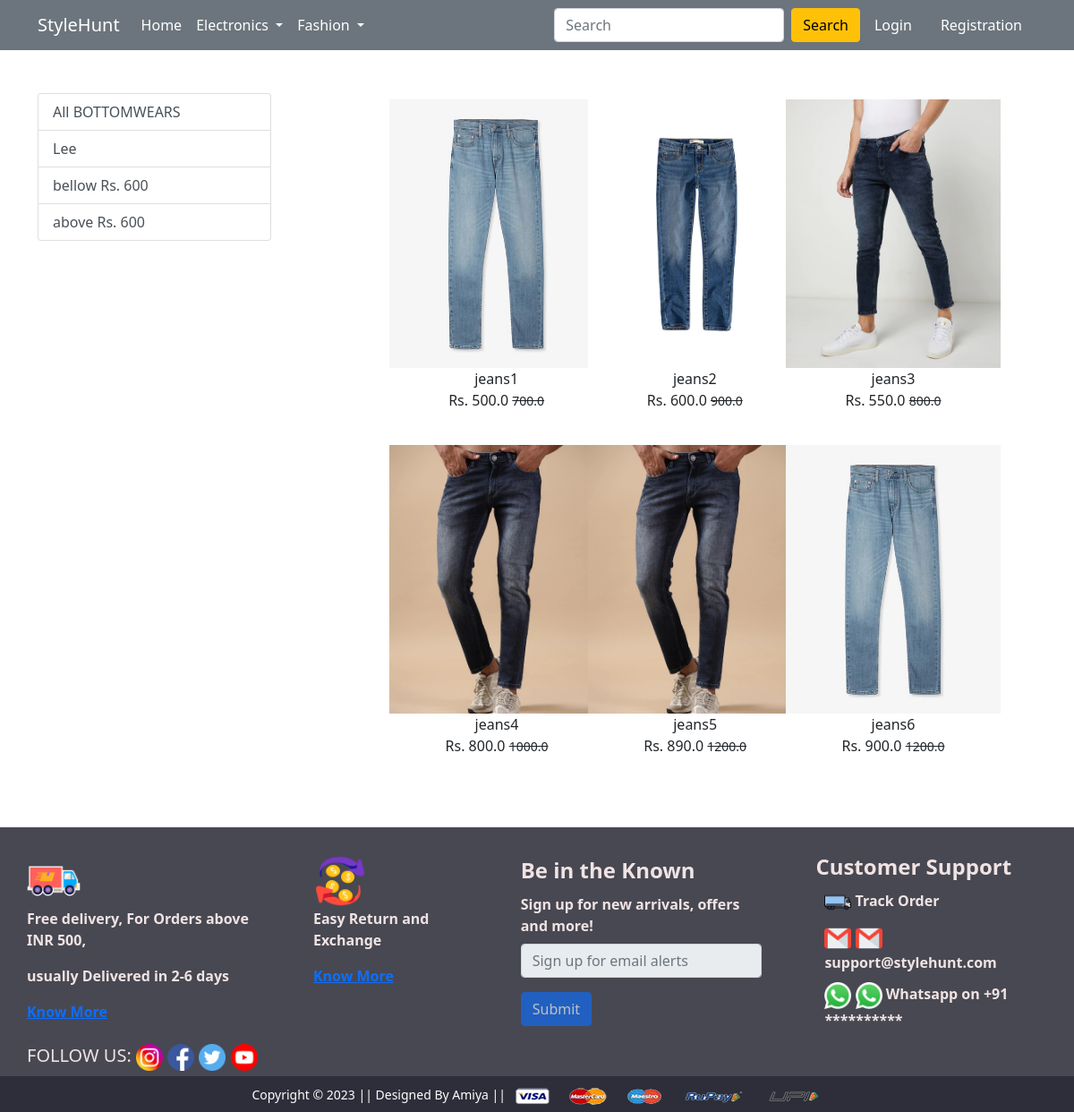
The app's page /bottomwear/ with its own data.
### app/models.py (models this page shows, shortened)
class Product(models.Model):
    titel=models.CharField(max_length=100)
    selling_price=models.FloatField()
    discounted_price=models.FloatField()
    description=models.TextField()
    brand=models.CharField(max_length=100)
    category=models.CharField(choices=CATEGORY__CHOICES,max_length=2)
    product_image=models.ImageField(upload_to="productimg")

### app/views.py (the view)
# urls.py: path('bottomwear/', views.bottomwear, name='bottomwear'),
def bottomwear(request,data=None):
    totalitem=0
    if data==None:
        bottomwears=Product.objects.filter(category='BT')
    elif data=='Lee'or data=='' or data=='':
        bottomwears=Product.objects.filter(category='BT').filter(brand=data)
    elif data=='bellow':
        bottomwears= Product.objects.filter(category='BT').filter(discounted_price__lt=600)
    elif data=='above':
        bottomwears= Product.objects.filter(category='BT').filter(discounted_price__gt=600)
    if request.user.is_authenticated:
        totalitem=len(Cart.objects.filter(user=request.user))
    return render(request, 'app/bottomwear.html',{'bottomwears':bottomwears,'totalitem':totalitem})

### app/templates/app/bottomwear.html (shortened to what this page needs)
{% extends 'app/base.html' %}
{% load static %}
{% block main-content %}
<div class="container my-5">
 <div class="row">
  <div class="col-sm-3">
    <div class="list-group">
   <a href="{% url 'bottomwear' %}" class="list-group-item list-group-item-action " aria-current="true">
     All BOTTOMWEARS
   </a>
   <a href="{% url 'bottomweardata' 'Lee' %}" class="list-group-item list-group-item-action " aria-current="true">Lee</a>
   <a href="{% url 'bottomweardata' 'bellow' %}" class="list-group-item list-group-item-action "aria-current="true">bellow Rs. 600</a>
   <a href="{% url 'bottomweardata' 'above' %}" class="list-group-item list-group-item-action "aria-current="true">above Rs. 600</a>
 </div>
  </div>
  <div class="col-sm-7 offset-sm-1">
    <div class="row">
      {% for product in bottomwears %}
      <div class="col-sm-4 text-center mb-4    ">
        <a href="{% url 'product-detail' product.id %}"
        class="btn">
        <div class="item">
          <img src="{{product.product_image.url}}" alt="" height="300">
          <div class="fw_bold">{{product.titel}}
          </div>
          <div class="fw_bold">Rs. {{product.discounted_price}}
            <small class="fw-light text-decoration-line-through">{{product.selling_price}}</small>
          </div>
        </div>
      </a>
    </div>
     {% endfor %}
    </div>
  </div>
 </div>
</div>
{% endblock main-content %}

### records on screen
Product: product_image (picture), titel "jeans1", discounted_price "500.0", selling_price "700.0"
Product: product_image (picture), titel "jeans2", discounted_price "600.0", selling_price "900.0"
Product: product_image (picture), titel "jeans3", discounted_price "550.0", selling_price "800.0"
Product: product_image (picture), titel "jeans4", discounted_price "800.0", selling_price "1000.0"
Product: product_image (picture), titel "jeans5", discounted_price "890.0", selling_price "1200.0"
Product: product_image (picture), titel "jeans6", discounted_price "900.0", selling_price "1200.0"
